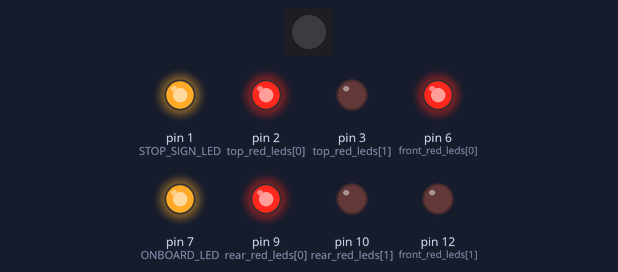
Bench run of a sketch on a simulated Arduino Uno, built with avr-gcc and run on an emulated ATmega328P. Parts: 1 RGB LEDs in strip order, left to right, output pins drawn as LEDs (lit = HIGH). Dim RGB values are drawn brighter than linear.

Above: at 0.12 s.
At 0.87 s:
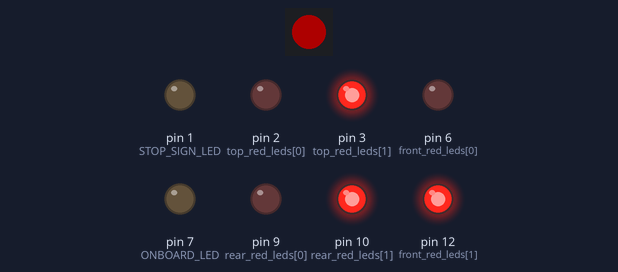
At 1.62 s:
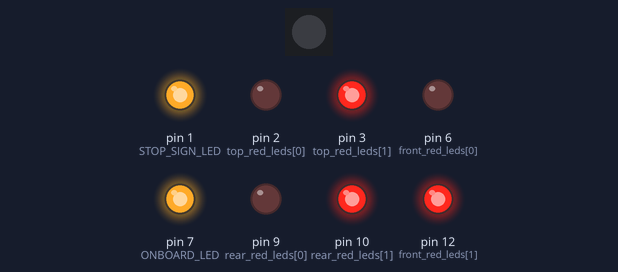
At 2.37 s:
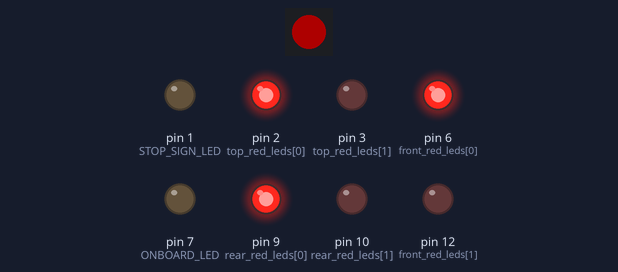
Timing chart, 0 to 3.0 s (numbered marks = the images above):
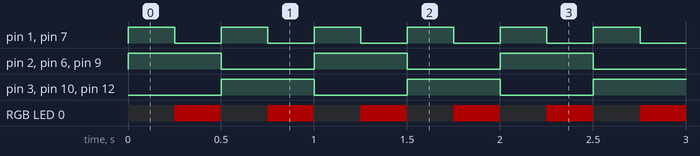

The sketch:

flora_redblue_bus.ino
```cpp
#include <Adafruit_NeoPixel.h>

#define NEOPX_PIN 8
#define ONBOARD_LED 7
// stop sign red LED - D1/TX
#define STOP_SIGN_LED 1

Adafruit_NeoPixel strip = Adafruit_NeoPixel(1, NEOPX_PIN, NEO_GRB + NEO_KHZ800);

// 2 front, 2 rear red LEDs
//    front left/right - blue/white - D6, D12
//    rear left - orange - D9
//    rear right - brown - D10
int front_red_leds[2] = {6, 12};
int front_cursor = 0;

int rear_red_leds[2] = {9, 10};
int rear_cursor = 0;

// top red LEDs - D2/SDA, D3/SCL
//                green/white wires
int top_red_leds[2] = {2, 3};
int top_cursor = 0;

void setup() {
  // onboard red LED init
  pinMode(ONBOARD_LED, OUTPUT);

  // digital out for other red LEDs
  for (int i=0; i<2; i++)
    pinMode(front_red_leds[i], OUTPUT);
  for (int i=0; i<2; i++)
    pinMode(rear_red_leds[i], OUTPUT);
  for (int i=0; i<2; i++)
    pinMode(top_red_leds[i], OUTPUT);

  pinMode(STOP_SIGN_LED, OUTPUT);

  // neopixel init
  strip.begin();
  strip.setBrightness(50);
  strip.show(); // Initialize all pixels to 'off'
}

// cycles through the headlights/taillights blinking - one on at a time
void blink_two(int &cursor, int arr[2]) {
  for (int i=0; i<2; i++) {
    if (i == cursor)
      digitalWrite(arr[i], HIGH); // red ON
    else
      digitalWrite(arr[i], LOW); // red OFF
  }
  if (++cursor >= 2) cursor = 0;
}


void loop() {

  // chassis blink 500ms
  blink_two(front_cursor, front_red_leds);
  blink_two(rear_cursor, rear_red_leds);
  blink_two(top_cursor, top_red_leds);

  // stop sign blink 250ms
  digitalWrite(STOP_SIGN_LED, HIGH);
  digitalWrite(ONBOARD_LED, HIGH); // onboard red ON
  strip.setPixelColor(0, strip.Color(0, 0, 0));   // onboard neopixel goes off
  strip.show();
  delay(250);

  digitalWrite(STOP_SIGN_LED, LOW);
  digitalWrite(ONBOARD_LED, LOW); // onboard red ON
  strip.setPixelColor(0, strip.Color(255, 0, 0)); // onboard neopixel goes red
  strip.show();
  delay(250);

  // chassis blink 500ms
  blink_two(front_cursor, front_red_leds);
  blink_two(rear_cursor, rear_red_leds);
  blink_two(top_cursor, top_red_leds);

  // stop sign blink 250ms
  digitalWrite(STOP_SIGN_LED, HIGH);
  digitalWrite(ONBOARD_LED, HIGH); // onboard red ON
  strip.setPixelColor(0, strip.Color(0, 0, 0));   // onboard neopixel goes off
  strip.show();
  delay(250);

  digitalWrite(STOP_SIGN_LED, LOW);
  digitalWrite(ONBOARD_LED, LOW); // onboard red OFF
  strip.setPixelColor(0, strip.Color(255, 0, 0)); // onboard neopixel goes red
  strip.show();
  delay(250);
}
```

Measured:
- by itself, pin 1 (STOP_SIGN_LED), pin 7 (ONBOARD_LED): alternates HIGH for 0.25 s and LOW for 0.25 s
- by itself, RGB LED 0: alternates RGB(50, 0, 0) for 0.25 s and off for 0.25 s
- by itself, pin 2 (top_red_leds[0]), pin 3 (top_red_leds[1]), pin 6 (front_red_leds[0]), pin 9 (rear_red_leds[0]), pin 10 (rear_red_leds[1]), pin 12 (front_red_leds[1]): alternates HIGH for 0.50 s and LOW for 0.50 s
